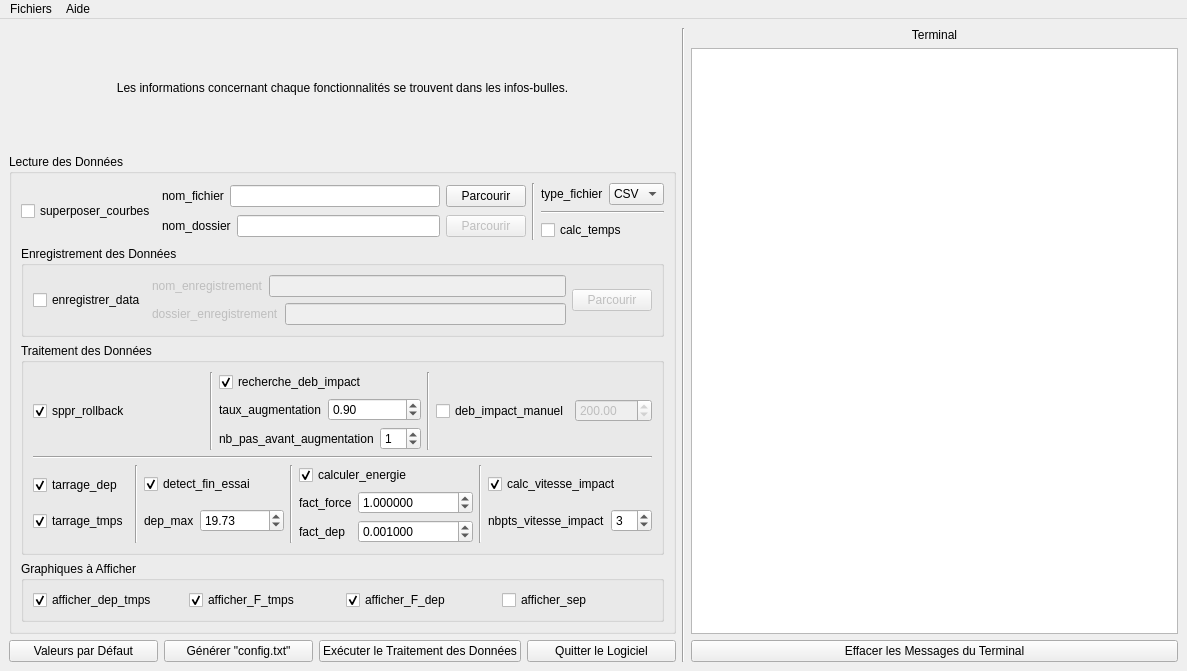
<?xml version="1.0" encoding="UTF-8"?>
<ui version="4.0">
 <class>MainWindow</class>
 <widget class="QMainWindow" name="MainWindow">
  <property name="geometry">
   <rect>
    <x>0</x>
    <y>0</y>
    <width>1187</width>
    <height>671</height>
   </rect>
  </property>
  <property name="windowTitle">
   <string>Analyse des Données Expérimentales</string>
  </property>
  <widget class="QWidget" name="centralwidget">
   <layout class="QHBoxLayout" name="horizontalLayout_19">
    <item>
     <layout class="QVBoxLayout" name="verticalLayout_11">
      <item>
       <widget class="QLabel" name="label">
        <property name="text">
         <string>&lt;html&gt;&lt;head/&gt;&lt;body&gt;&lt;p align=&quot;center&quot;&gt;Les informations concernant chaque fonctionnalités se trouvent dans les infos-bulles.&lt;/p&gt;&lt;/body&gt;&lt;/html&gt;</string>
        </property>
       </widget>
      </item>
      <item>
       <widget class="QGroupBox" name="groupBox_lecture_donnees">
        <property name="title">
         <string>Lecture des Données</string>
        </property>
        <layout class="QVBoxLayout" name="verticalLayout_3">
         <item>
          <layout class="QHBoxLayout" name="horizontalLayout_4">
           <item>
            <widget class="QCheckBox" name="checkBox_superposer_courbes">
             <property name="toolTip">
              <string>&lt;html&gt;&lt;head/&gt;&lt;body&gt;&lt;p&gt;Superposer les courbes des données dans un même dossier ?&lt;/p&gt;&lt;p&gt;Si cette case est cochée, nom_dossier doit-être renseigné.&lt;/p&gt;&lt;p&gt;Sinon, nom_fichier doit-être renseigné.&lt;/p&gt;&lt;/body&gt;&lt;/html&gt;</string>
             </property>
             <property name="text">
              <string>superposer_courbes</string>
             </property>
            </widget>
           </item>
           <item>
            <layout class="QVBoxLayout" name="verticalLayout">
             <item>
              <layout class="QHBoxLayout" name="horizontalLayout_2">
               <item>
                <widget class="QLabel" name="label_nom_fichier">
                 <property name="enabled">
                  <bool>true</bool>
                 </property>
                 <property name="text">
                  <string>nom_fichier</string>
                 </property>
                </widget>
               </item>
               <item>
                <widget class="QLineEdit" name="lineEdit_nom_fichier">
                 <property name="enabled">
                  <bool>true</bool>
                 </property>
                </widget>
               </item>
               <item>
                <widget class="QPushButton" name="pushButton_nom_fichier">
                 <property name="enabled">
                  <bool>true</bool>
                 </property>
                 <property name="text">
                  <string>Parcourir</string>
                 </property>
                </widget>
               </item>
              </layout>
             </item>
             <item>
              <layout class="QHBoxLayout" name="horizontalLayout_3">
               <item>
                <widget class="QLabel" name="label_nom_dossier">
                 <property name="enabled">
                  <bool>true</bool>
                 </property>
                 <property name="text">
                  <string>nom_dossier</string>
                 </property>
                </widget>
               </item>
               <item>
                <widget class="QLineEdit" name="lineEdit_nom_dossier">
                 <property name="enabled">
                  <bool>true</bool>
                 </property>
                </widget>
               </item>
               <item>
                <widget class="QPushButton" name="pushButton_nom_dossier">
                 <property name="enabled">
                  <bool>false</bool>
                 </property>
                 <property name="text">
                  <string>Parcourir</string>
                 </property>
                </widget>
               </item>
              </layout>
             </item>
            </layout>
           </item>
           <item>
            <widget class="Line" name="line">
             <property name="orientation">
              <enum>Qt::Vertical</enum>
             </property>
            </widget>
           </item>
           <item>
            <layout class="QVBoxLayout" name="verticalLayout_2">
             <item>
              <layout class="QHBoxLayout" name="horizontalLayout_5">
               <item>
                <widget class="QLabel" name="label_type_fichier">
                 <property name="text">
                  <string>type_fichier</string>
                 </property>
                </widget>
               </item>
               <item>
                <widget class="QComboBox" name="comboBox_type_fichier">
                 <item>
                  <property name="text">
                   <string>CSV</string>
                  </property>
                 </item>
                 <item>
                  <property name="text">
                   <string>TXT</string>
                  </property>
                 </item>
                </widget>
               </item>
              </layout>
             </item>
             <item>
              <widget class="Line" name="line_7">
               <property name="orientation">
                <enum>Qt::Horizontal</enum>
               </property>
              </widget>
             </item>
             <item>
              <widget class="QCheckBox" name="checkBox_calc_temps">
               <property name="text">
                <string>calc_temps</string>
               </property>
              </widget>
             </item>
            </layout>
           </item>
          </layout>
         </item>
         <item>
          <widget class="QGroupBox" name="groupBox_enregistrement_donnees">
           <property name="title">
            <string>Enregistrement des Données</string>
           </property>
           <layout class="QHBoxLayout" name="horizontalLayout_8">
            <item>
             <widget class="QCheckBox" name="checkBox_enregistrer_data">
              <property name="text">
               <string>enregistrer_data</string>
              </property>
             </widget>
            </item>
            <item>
             <layout class="QVBoxLayout" name="verticalLayout_4">
              <item>
               <layout class="QHBoxLayout" name="horizontalLayout_6">
                <item>
                 <widget class="QLabel" name="label_nom_enregistrement">
                  <property name="enabled">
                   <bool>false</bool>
                  </property>
                  <property name="text">
                   <string>nom_enregistrement</string>
                  </property>
                 </widget>
                </item>
                <item>
                 <widget class="QLineEdit" name="lineEdit_nom_enregistrement">
                  <property name="enabled">
                   <bool>false</bool>
                  </property>
                 </widget>
                </item>
               </layout>
              </item>
              <item>
               <layout class="QHBoxLayout" name="horizontalLayout_7">
                <item>
                 <widget class="QLabel" name="label_dossier_enregistrement">
                  <property name="enabled">
                   <bool>false</bool>
                  </property>
                  <property name="text">
                   <string>dossier_enregistrement</string>
                  </property>
                 </widget>
                </item>
                <item>
                 <widget class="QLineEdit" name="lineEdit_dossier_enregistrement">
                  <property name="enabled">
                   <bool>false</bool>
                  </property>
                 </widget>
                </item>
               </layout>
              </item>
             </layout>
            </item>
            <item>
             <widget class="QPushButton" name="pushButton_parcourir_enregistrement">
              <property name="enabled">
               <bool>false</bool>
              </property>
              <property name="text">
               <string>Parcourir</string>
              </property>
             </widget>
            </item>
           </layout>
          </widget>
         </item>
         <item>
          <widget class="QGroupBox" name="groupBox_traitement_donnees">
           <property name="title">
            <string>Traitement des Données</string>
           </property>
           <layout class="QVBoxLayout" name="verticalLayout_10">
            <item>
             <layout class="QHBoxLayout" name="horizontalLayout_12">
              <item>
               <widget class="QCheckBox" name="checkBox_sppr_rollback">
                <property name="text">
                 <string>sppr_rollback</string>
                </property>
                <property name="checked">
                 <bool>true</bool>
                </property>
               </widget>
              </item>
              <item>
               <widget class="Line" name="line_2">
                <property name="orientation">
                 <enum>Qt::Vertical</enum>
                </property>
               </widget>
              </item>
              <item>
               <layout class="QVBoxLayout" name="verticalLayout_5">
                <item>
                 <widget class="QCheckBox" name="checkBox_recherche_deb_impact">
                  <property name="text">
                   <string>recherche_deb_impact</string>
                  </property>
                  <property name="checked">
                   <bool>true</bool>
                  </property>
                 </widget>
                </item>
                <item>
                 <layout class="QHBoxLayout" name="horizontalLayout_9">
                  <item>
                   <widget class="QLabel" name="label_taux_augmentation">
                    <property name="enabled">
                     <bool>true</bool>
                    </property>
                    <property name="text">
                     <string>taux_augmentation</string>
                    </property>
                   </widget>
                  </item>
                  <item>
                   <widget class="QDoubleSpinBox" name="doubleSpinBox_taux_augmentation">
                    <property name="enabled">
                     <bool>true</bool>
                    </property>
                    <property name="maximum">
                     <double>5.000000000000000</double>
                    </property>
                    <property name="singleStep">
                     <double>0.100000000000000</double>
                    </property>
                    <property name="value">
                     <double>0.900000000000000</double>
                    </property>
                   </widget>
                  </item>
                 </layout>
                </item>
                <item>
                 <layout class="QHBoxLayout" name="horizontalLayout_10">
                  <item>
                   <widget class="QLabel" name="label_nb_pas_avant_augmentation">
                    <property name="enabled">
                     <bool>true</bool>
                    </property>
                    <property name="text">
                     <string>nb_pas_avant_augmentation</string>
                    </property>
                   </widget>
                  </item>
                  <item>
                   <widget class="QSpinBox" name="spinBox_nb_pas_avant_augmentation">
                    <property name="enabled">
                     <bool>true</bool>
                    </property>
                    <property name="maximum">
                     <number>30</number>
                    </property>
                    <property name="value">
                     <number>1</number>
                    </property>
                   </widget>
                  </item>
                 </layout>
                </item>
               </layout>
              </item>
              <item>
               <widget class="Line" name="line_3">
                <property name="orientation">
                 <enum>Qt::Vertical</enum>
                </property>
               </widget>
              </item>
              <item>
               <layout class="QHBoxLayout" name="horizontalLayout_11">
                <item>
                 <widget class="QCheckBox" name="checkBox_deb_impact_manuel">
                  <property name="text">
                   <string>deb_impact_manuel</string>
                  </property>
                 </widget>
                </item>
                <item>
                 <widget class="QDoubleSpinBox" name="doubleSpinBox_tmps_deb_impact">
                  <property name="enabled">
                   <bool>false</bool>
                  </property>
                  <property name="maximum">
                   <double>10000.000000000000000</double>
                  </property>
                  <property name="value">
                   <double>200.000000000000000</double>
                  </property>
                 </widget>
                </item>
               </layout>
              </item>
             </layout>
            </item>
            <item>
             <widget class="Line" name="line_8">
              <property name="orientation">
               <enum>Qt::Horizontal</enum>
              </property>
             </widget>
            </item>
            <item>
             <layout class="QHBoxLayout" name="horizontalLayout_16">
              <item>
               <layout class="QVBoxLayout" name="verticalLayout_6">
                <item>
                 <widget class="QCheckBox" name="checkBox_tarrage_dep">
                  <property name="text">
                   <string>tarrage_dep</string>
                  </property>
                  <property name="checked">
                   <bool>true</bool>
                  </property>
                 </widget>
                </item>
                <item>
                 <widget class="QCheckBox" name="checkBox_tarrage_tmps">
                  <property name="text">
                   <string>tarrage_tmps</string>
                  </property>
                  <property name="checked">
                   <bool>true</bool>
                  </property>
                 </widget>
                </item>
               </layout>
              </item>
              <item>
               <widget class="Line" name="line_4">
                <property name="orientation">
                 <enum>Qt::Vertical</enum>
                </property>
               </widget>
              </item>
              <item>
               <layout class="QVBoxLayout" name="verticalLayout_7">
                <item>
                 <widget class="QCheckBox" name="checkBox_detect_fin_essai">
                  <property name="text">
                   <string>detect_fin_essai</string>
                  </property>
                  <property name="checked">
                   <bool>true</bool>
                  </property>
                 </widget>
                </item>
                <item>
                 <layout class="QHBoxLayout" name="horizontalLayout_13">
                  <item>
                   <widget class="QLabel" name="label_dep_max">
                    <property name="text">
                     <string>dep_max</string>
                    </property>
                   </widget>
                  </item>
                  <item>
                   <widget class="QDoubleSpinBox" name="doubleSpinBox_dep_max">
                    <property name="maximum">
                     <double>100000.000000000000000</double>
                    </property>
                    <property name="singleStep">
                     <double>0.100000000000000</double>
                    </property>
                    <property name="value">
                     <double>19.730000000000000</double>
                    </property>
                   </widget>
                  </item>
                 </layout>
                </item>
               </layout>
              </item>
              <item>
               <widget class="Line" name="line_5">
                <property name="orientation">
                 <enum>Qt::Vertical</enum>
                </property>
               </widget>
              </item>
              <item>
               <layout class="QVBoxLayout" name="verticalLayout_8">
                <item>
                 <widget class="QCheckBox" name="checkBox_calculer_energie">
                  <property name="text">
                   <string>calculer_energie</string>
                  </property>
                  <property name="checked">
                   <bool>true</bool>
                  </property>
                 </widget>
                </item>
                <item>
                 <layout class="QHBoxLayout" name="horizontalLayout_14">
                  <item>
                   <widget class="QLabel" name="label_fact_force">
                    <property name="text">
                     <string>fact_force</string>
                    </property>
                   </widget>
                  </item>
                  <item>
                   <widget class="QDoubleSpinBox" name="doubleSpinBox_fact_force">
                    <property name="decimals">
                     <number>6</number>
                    </property>
                    <property name="minimum">
                     <double>-1000000000000.000000000000000</double>
                    </property>
                    <property name="maximum">
                     <double>1000000000000.000000000000000</double>
                    </property>
                    <property name="value">
                     <double>1.000000000000000</double>
                    </property>
                   </widget>
                  </item>
                 </layout>
                </item>
                <item>
                 <layout class="QHBoxLayout" name="horizontalLayout_15">
                  <item>
                   <widget class="QLabel" name="label_fact_dep">
                    <property name="text">
                     <string>fact_dep</string>
                    </property>
                   </widget>
                  </item>
                  <item>
                   <widget class="QDoubleSpinBox" name="doubleSpinBox_fact_dep">
                    <property name="decimals">
                     <number>6</number>
                    </property>
                    <property name="minimum">
                     <double>-1000000000000.000000000000000</double>
                    </property>
                    <property name="maximum">
                     <double>1000000000000.000000000000000</double>
                    </property>
                    <property name="value">
                     <double>0.001000000000000</double>
                    </property>
                   </widget>
                  </item>
                 </layout>
                </item>
               </layout>
              </item>
              <item>
               <widget class="Line" name="line_6">
                <property name="orientation">
                 <enum>Qt::Vertical</enum>
                </property>
               </widget>
              </item>
              <item>
               <layout class="QVBoxLayout" name="verticalLayout_9">
                <item>
                 <widget class="QCheckBox" name="checkBox_calc_vitesse_impact">
                  <property name="text">
                   <string>calc_vitesse_impact</string>
                  </property>
                  <property name="checked">
                   <bool>true</bool>
                  </property>
                 </widget>
                </item>
                <item>
                 <layout class="QHBoxLayout" name="horizontalLayout_17">
                  <item>
                   <widget class="QLabel" name="label_nbpts_vitesse_impact">
                    <property name="text">
                     <string>nbpts_vitesse_impact</string>
                    </property>
                   </widget>
                  </item>
                  <item>
                   <widget class="QSpinBox" name="spinBox_nbpts_vitesse_impact">
                    <property name="maximum">
                     <number>30</number>
                    </property>
                    <property name="value">
                     <number>3</number>
                    </property>
                   </widget>
                  </item>
                 </layout>
                </item>
               </layout>
              </item>
             </layout>
            </item>
           </layout>
          </widget>
         </item>
         <item>
          <widget class="QGroupBox" name="groupBox_graphiques">
           <property name="title">
            <string>Graphiques à Afficher</string>
           </property>
           <layout class="QHBoxLayout" name="horizontalLayout_18">
            <item>
             <widget class="QCheckBox" name="checkBox_afficher_dep_tmps">
              <property name="text">
               <string>afficher_dep_tmps</string>
              </property>
              <property name="checked">
               <bool>true</bool>
              </property>
             </widget>
            </item>
            <item>
             <widget class="QCheckBox" name="checkBox_afficher_F_tmps">
              <property name="text">
               <string>afficher_F_tmps</string>
              </property>
              <property name="checked">
               <bool>true</bool>
              </property>
             </widget>
            </item>
            <item>
             <widget class="QCheckBox" name="checkBox_afficher_F_dep">
              <property name="text">
               <string>afficher_F_dep</string>
              </property>
              <property name="checked">
               <bool>true</bool>
              </property>
             </widget>
            </item>
            <item>
             <widget class="QCheckBox" name="checkBox_afficher_sep">
              <property name="text">
               <string>afficher_sep</string>
              </property>
              <property name="checked">
               <bool>false</bool>
              </property>
             </widget>
            </item>
           </layout>
          </widget>
         </item>
        </layout>
       </widget>
      </item>
      <item>
       <layout class="QVBoxLayout" name="verticalLayout_13">
        <item>
         <layout class="QHBoxLayout" name="horizontalLayout">
          <item>
           <widget class="QPushButton" name="pushButton_Defaults">
            <property name="text">
             <string>Valeurs par Défaut</string>
            </property>
           </widget>
          </item>
          <item>
           <widget class="QPushButton" name="pushButton_MakeConfig">
            <property name="text">
             <string>Générer &quot;config.txt&quot;</string>
            </property>
           </widget>
          </item>
          <item>
           <widget class="QPushButton" name="pushButton_ExecDataTreatment">
            <property name="text">
             <string>Exécuter le Traitement des Données</string>
            </property>
           </widget>
          </item>
          <item>
           <widget class="QPushButton" name="pushButton_Quit">
            <property name="text">
             <string>Quitter le Logiciel</string>
            </property>
           </widget>
          </item>
         </layout>
        </item>
       </layout>
      </item>
     </layout>
    </item>
    <item>
     <widget class="Line" name="line_9">
      <property name="orientation">
       <enum>Qt::Vertical</enum>
      </property>
     </widget>
    </item>
    <item>
     <layout class="QVBoxLayout" name="verticalLayout_12">
      <item>
       <widget class="QLabel" name="label_2">
        <property name="text">
         <string>&lt;html&gt;&lt;head/&gt;&lt;body&gt;&lt;p align=&quot;center&quot;&gt;Terminal&lt;/p&gt;&lt;/body&gt;&lt;/html&gt;</string>
        </property>
       </widget>
      </item>
      <item>
       <widget class="QTextEdit" name="textEdit_terminal">
        <property name="minimumSize">
         <size>
          <width>300</width>
          <height>0</height>
         </size>
        </property>
        <property name="undoRedoEnabled">
         <bool>false</bool>
        </property>
        <property name="textInteractionFlags">
         <set>Qt::LinksAccessibleByKeyboard|Qt::LinksAccessibleByMouse|Qt::TextBrowserInteraction|Qt::TextSelectableByKeyboard|Qt::TextSelectableByMouse</set>
        </property>
       </widget>
      </item>
      <item>
       <widget class="QPushButton" name="pushButton_effacer_terminal">
        <property name="text">
         <string>Effacer les Messages du Terminal</string>
        </property>
       </widget>
      </item>
     </layout>
    </item>
   </layout>
  </widget>
  <widget class="QMenuBar" name="menubar">
   <property name="geometry">
    <rect>
     <x>0</x>
     <y>0</y>
     <width>1187</width>
     <height>23</height>
    </rect>
   </property>
   <widget class="QMenu" name="menuFichers">
    <property name="title">
     <string>Fichiers</string>
    </property>
    <addaction name="actionOuvrir_un_fichier_de_configuration"/>
    <addaction name="separator"/>
    <addaction name="actionQuitter"/>
   </widget>
   <widget class="QMenu" name="menuAide">
    <property name="title">
     <string>Aide</string>
    </property>
    <addaction name="actionAide"/>
    <addaction name="separator"/>
    <addaction name="action_APropos"/>
   </widget>
   <addaction name="menuFichers"/>
   <addaction name="menuAide"/>
  </widget>
  <action name="actionOuvrir_un_fichier_de_configuration">
   <property name="text">
    <string>Ouvrir un fichier de configuration</string>
   </property>
   <property name="shortcut">
    <string>Ctrl+O</string>
   </property>
  </action>
  <action name="actionQuitter">
   <property name="text">
    <string>Quitter</string>
   </property>
   <property name="shortcut">
    <string>Ctrl+Q</string>
   </property>
  </action>
  <action name="actionAide">
   <property name="text">
    <string>Aide</string>
   </property>
   <property name="shortcut">
    <string>Ctrl+H</string>
   </property>
  </action>
  <action name="action_Propos">
   <property name="text">
    <string>À Propos</string>
   </property>
  </action>
  <action name="action_APropos">
   <property name="text">
    <string>À Propos</string>
   </property>
  </action>
 </widget>
 <resources/>
 <connections/>
</ui>
